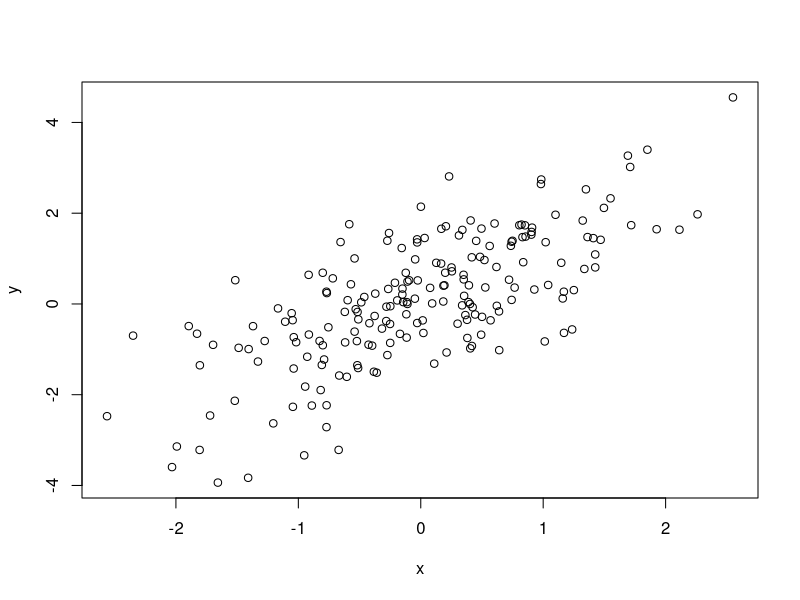
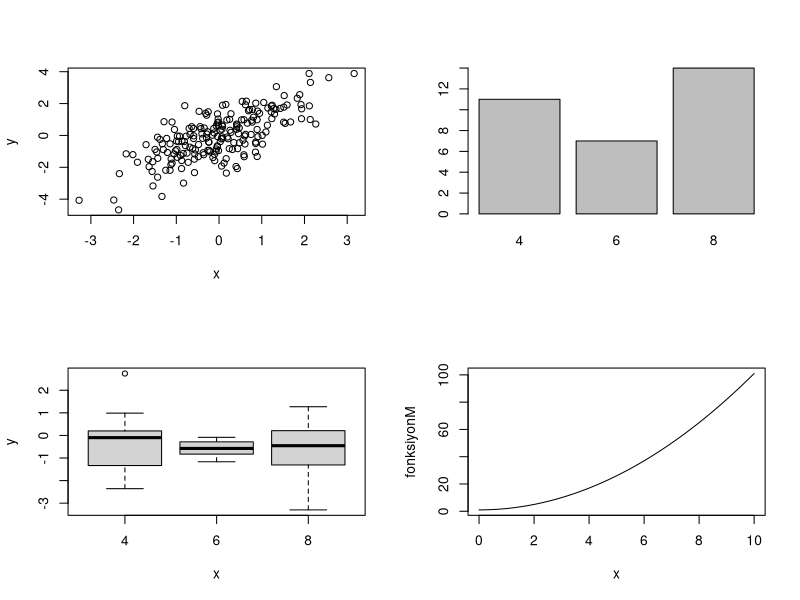
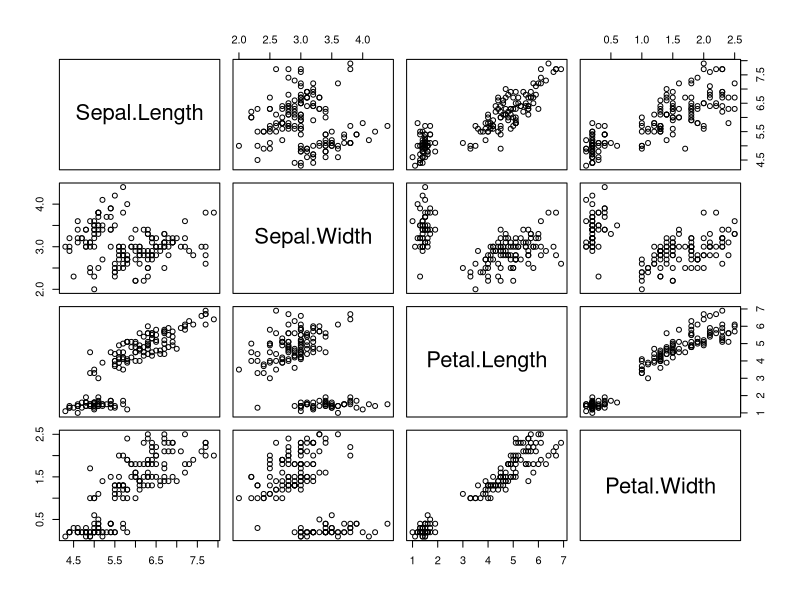
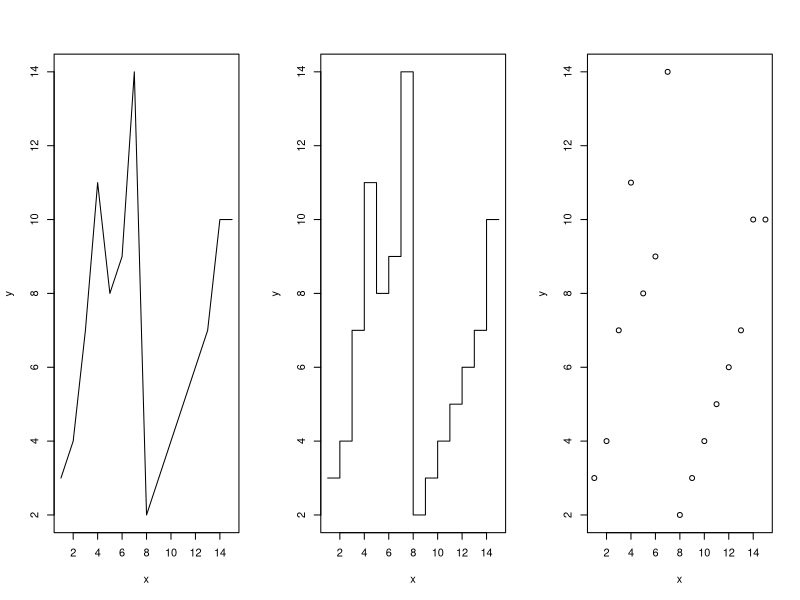
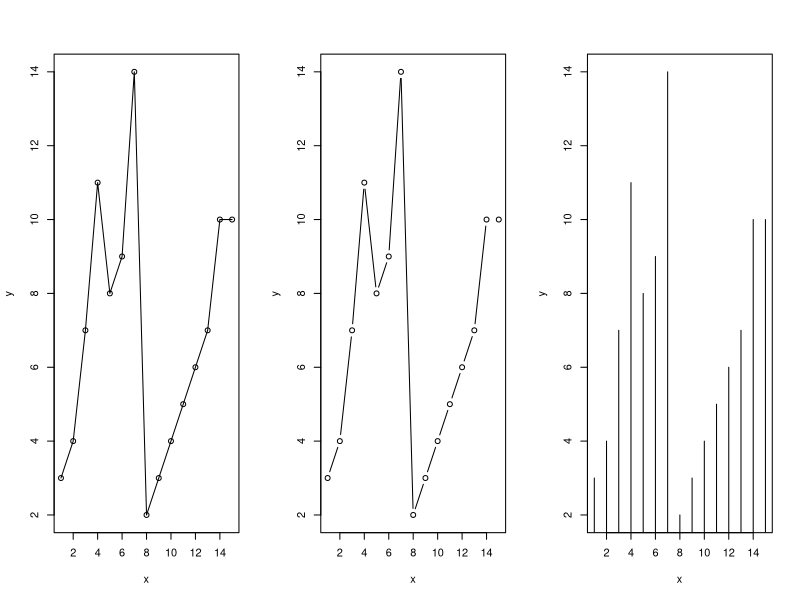
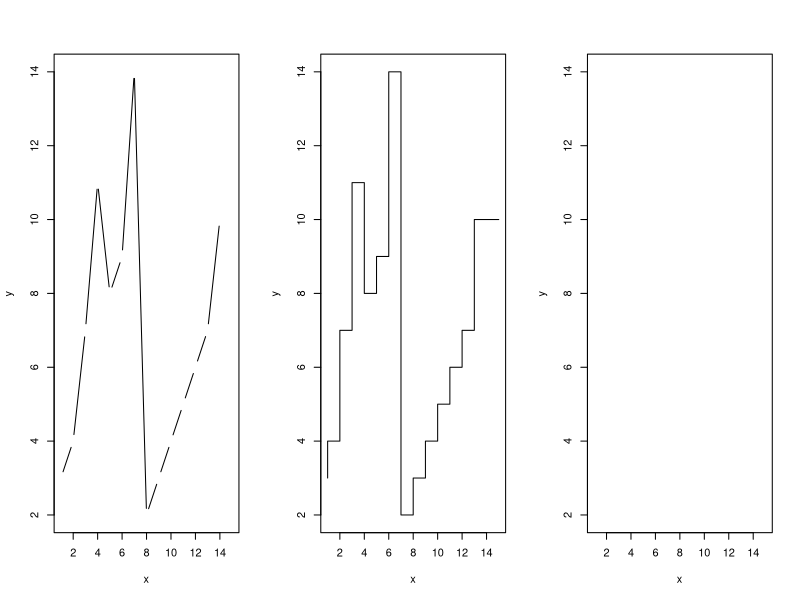
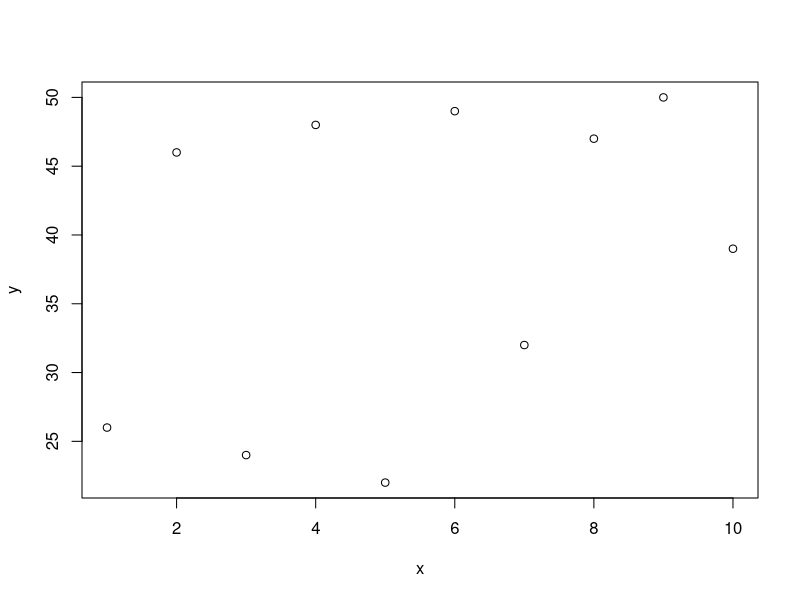
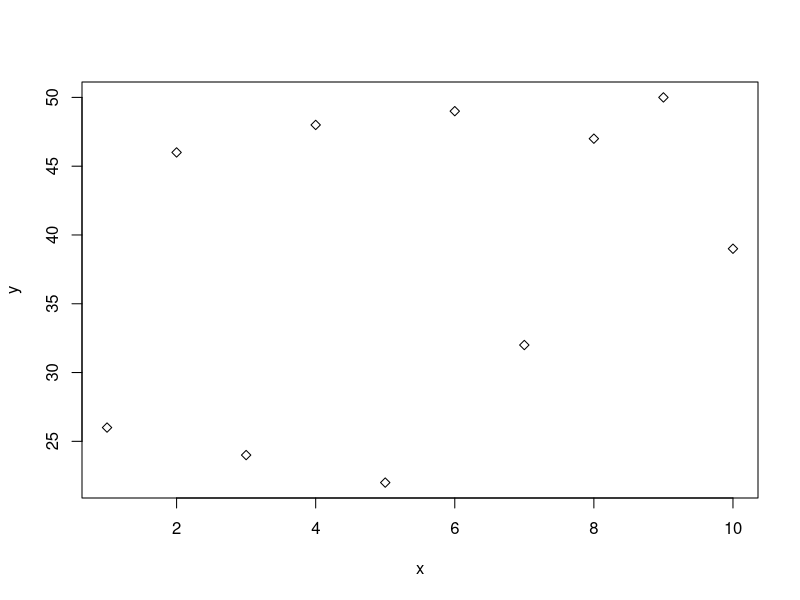

Reproduce these figures in R, in order.
## ---- chunk 1
# x ve y vektörlerini oluşturma (200 gözlem)
x <- rnorm(200)
y <- x + rnorm(200)

# basit bir görselleştirme
plot(x, y)
## ---- chunk 2
# örnek uygulama yapabilmek adına veri setlerinin ve bir fonksiyonun üretilmesi
x <- rnorm(200)
y <- x + rnorm(200)
faktor <- factor(mtcars$cyl)
fonksiyonM <- function(x) x^2 + 1

# grafiklerin birlikte gösterilmesi için (2 satır, 2 sütun olacak şekilde)
par(mfrow = c(2, 2))

# saçılım grafiği
plot(x, y)

# sütun grafiği
plot(faktor)

# kutu grafiği
plot(faktor, rnorm(32))

# verilen bir fonksiyonun grafiği
plot(fonksiyonM, 0, 10)

# korelasyon tablosunun görselleştirilmesi
plot(iris[, 1:4])

# grafiklerin yine eskisi gibi tek başına gösterilmesi için, az önce yapılan ayarın düzeltilmesi gerekiyor
par(mfrow = c(1, 1))
## ---- chunk 3
# örnek uygulama yapabilmek adına veri setlerinin üretilmesi
x <- 1:15
y <- c(3, 4, 7, 11, 8, 9, 14, 2, 3, 4, 5, 6, 7, 10, 10)

# grafiklerin birlikte gösterilmesi için (1 satır, 3 sütun olacak şekilde)
par(mfrow = c(1, 3))

plot(x, y, type = "l")
plot(x, y, type = "s")
plot(x, y, type = "p")

# grafiklerin yine eskisi gibi tek başına gösterilmesi için, az önce yapılan ayarın düzeltilmesi gerekiyor
par(mfrow = c(1, 1))

# grafiklerin birlikte gösterilmesi için (1 satır, 3 sütun olacak şekilde)
par(mfrow = c(1, 3))

plot(x, y, type = "o")
plot(x, y, type = "b")
plot(x, y, type = "h")

# grafiklerin yine eskisi gibi tek başına gösterilmesi için, az önce yapılan ayarın düzeltilmesi gerekiyor
par(mfrow = c(1, 1))

# grafiklerin birlikte gösterilmesi için (1 satır, 3 sütun olacak şekilde)
par(mfrow = c(1, 3))

plot(x, y, type = "c")
plot(x, y, type = "S")
plot(x, y, type = "n")

# grafiklerin yine eskisi gibi tek başına gösterilmesi için, az önce yapılan ayarın düzeltilmesi gerekiyor
par(mfrow = c(1, 1))
## ---- chunk 4
x <- 1:10
y <- sample(x = 10:50, size  = 10)

plot(x, y)
plot(x, y, pch = 23)
plot(x, y, pch = 24)
## ---- chunk 5
x <- 1:10
y <- sample(x = 10:50, size  = 10)

plot(x, y, pch = 24, col = "red", cex = 2.5, bg = "blue", lwd = 3)
## ---- chunk 6
x <- 1:10
y <- sample(x = 10:50, size  = 10)

plot(x, y, pch = 24, main = "Ana Başlık", sub = "Alt Başlık ya da Açıklama")

# adj argümanı ile başlığın yeri değiştirilebilir
plot(x, y, pch = 24, main = "Ana Başlık", adj = 0.75)

# Başlıkta matematiksel gösterimle tercih edilirken expression() fonksiyonundan yararlanılabilir
plot(x, y, pch = 24, main = expression(alpha[1] ^ 2 + frac(beta, 2) - pi*delta - epsilon + gamma^zeta - frac(eta, mu)))
## ---- chunk 7
x <- 1:10
y <- sample(x = 10:50, size  = 10)

plot(x, y, xlab = "Yatay", ylab = "Dikey")
## ---- chunk 8
x <- 1:10
y <- sample(x = 10:50, size  = 10)

plot(x, y, xlab = "", ylab = "")

# ann argümanına FALSE değeri girilerek de eksen isimleri devre dışı bırakılabilir
plot(x, y, xlab = "Yatay", ylab = "Dikey", ann = FALSE)
## ---- chunk 9
x <- 1:10
y <- sample(x = 10:50, size  = 10)

par(mfrow = c(1, 3))
plot(x, y, xaxt = "n")
plot(x, y, yaxt = "n")
plot(x, y, xaxt = "n", yaxt = "n")

par(mfrow = c(1, 1))
## ---- chunk 10
x <- 1:10
y <- sample(x = 10:50, size  = 10)

par(mfrow = c(2, 2))

plot(x, y, las = 0)
plot(x, y, las = 1)
plot(x, y, las = 2)
plot(x, y, las = 3)

par(mfrow = c(1, 1))
## ---- chunk 11
x <- 1:10
y <- sample(x = 10:50, size  = 10)

plot(x, y, xlim = c(10, 60), ylim = c(0, 10))
## ---- chunk 12
x <- 1:10
y <- sample(x = 10:50, size  = 10)

plot(x, y, main = "Ana Başlık", sub = "Alt Başlık ya da Açıklama",
     cex.main = 3,
     cex.sub = 1.2,
     cex.lab = 2,
     cex.axis = .75)

## ---- chunk 13
x <- 1:10
y <- sample(x = 10:50, size  = 10)

par(mfrow = c(1, 3))

plot(x, y, font = 2, main = "Kalın")
plot(x, y, font = 3, main = "Eğik")
plot(x, y, font = 4, main = "Hem Kalın Hem Eğik")

par(mfrow = c(1, 1))
## ---- chunk 14
x <- 1:10
y <- sample(x = 10:50, size  = 10)

plot(x, y, main = "Başlık", sub = "Alt Başlık",
     font.main = 1,
     font.sub  = 2,
     font.axis = 3,
     font.lab  = 4)
## ---- chunk 15
x <- 1:10
y <- sample(x = 10:50, size  = 10)

plot(x, y)
text(2, 15, "Metin")
text(5, 35, "Diğer Metin")
## ---- chunk 16
x <- 1:10
y <- sample(x = 10:50, size  = 10)

plot(x, y)
text(2, 15, "Metin", family = "serif")
text(5, 40, "Diğer Metin", family = "mono")
## ---- chunk 17
id <- 1:24
cinsiyet <- rep(c("Kiz", "Erkek"), 12)
puan <- sample(x = 50:100, size  = 24)

data_sinif <- data.frame(id, cinsiyet, puan)

plot(id, data_sinif$puan, col = "orange")
## ---- chunk 18
plot(id, data_sinif$puan, col = factor(cinsiyet, levels = c("Kiz", "Erkek")))
## ---- chunk 19
renkler1 <- c("red", "blue")
plot(id, data_sinif$puan, col = renkler1[factor(cinsiyet, levels = c("Kiz", "Erkek"))])
## ---- chunk 20
renkler2 <- c("#00B5A7", "#FF80FB")
plot(id, data_sinif$puan, col = renkler2[factor(cinsiyet, levels = c("Kiz", "Erkek"))])
## ---- chunk 21
x <- 1:10
y <- sample(x = 10:50, size  = 10)

# arka plan açık mavi olacaktır
par(bg = "#CCF9FF")

# grafik (noktalar mor renkli olacaktır)
plot(x, y, col = "#8300FF", pch = 16)

# eski rengine tekrar döndürmek için
par(bg = "white")
## ---- chunk 22
x <- 1:10
y <- sample(x = 10:50, size  = 10)

plot(x, y)
lines(1:10, 30:39)
## ---- chunk 23
x <- 1:10
y <- sample(x = 10:50, size  = 10)

plot(x, y)
lines(1:10, 30:39, lwd = 4, col = "red")
## ---- chunk 24
x <- 1:10
y <- sample(x = 10:50, size  = 10)

plot(x, y)
lines(1:10, 30:39, lwd = 4, col = "red", lty = 3)
## ---- chunk 25
x <- 1:10
y <- sample(x = 10:50, size  = 10)

plot(x, y)
text(1, 20, "Metin")
## ---- chunk 26
x <- 1:10
y <- sample(x = 10:50, size  = 10)

plot(x, y)
text(x, y, pos = 4)
## ---- chunk 27
x <- 1:10
y <- sample(x = 10:50, size  = 10)

plot(x, y)
lines(1:10, 30:39, lwd = 4, col = "red")
lines(1:10, 40:49, lwd = 4, col = "green")
legend("bottomright", legend = c("aciklama 1", "aciklama 2"),
       lwd = 3, col = c("red", "green"))
## ---- chunk 28
x <- 1:10
y <- sample(x = 10:50, size  = 10)

par(mfrow = c(2, 3))

plot(x, y, bty = "o", main = "bty = 'o'")
plot(x, y, bty = "l", main = "bty = 'l'")
plot(x, y, bty = "7", main = "bty = '7'")
plot(x, y, bty = "c", main = "bty = 'c'")
plot(x, y, bty = "u", main = "bty = 'u'")
plot(x, y, bty = "]", main = "bty = ']'")

par(mfrow = c(1, 1))
## ---- chunk 29
fonksiyonA <- function(x) x^3
plot(fonksiyonA)
## ---- chunk 30
x <- 1:10
y <- sample(x = 10:50, size  = 10)

plot(x, y, main = "Bu Bir Başlıktır", sub = "Buraya Açıklama Gelecek")
## ---- chunk 31
x <- 1:10
y <- sample(x = 10:50, size  = 10)

plot(x, y, xlab = "id", ylab = "Degerler")
## ---- chunk 32
x <- 1:10
y <- sample(x = 10:50, size  = 10)

plot(x, y)
text(5, 25, "XXX")
